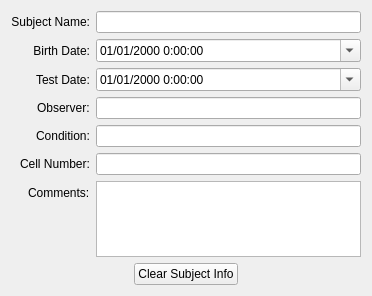
<?xml version="1.0" encoding="UTF-8"?>
<ui version="4.0">
 <class>SubjectInformationWidgetClass</class>
 <widget class="QWidget" name="SubjectInformationWidgetClass">
  <property name="geometry">
   <rect>
    <x>0</x>
    <y>0</y>
    <width>372</width>
    <height>296</height>
   </rect>
  </property>
  <property name="windowTitle">
   <string>SubjectInformationWidget</string>
  </property>
  <layout class="QVBoxLayout" name="verticalLayout">
   <item>
    <layout class="QFormLayout" name="formLayout">
     <property name="labelAlignment">
      <set>Qt::AlignRight|Qt::AlignTrailing|Qt::AlignVCenter</set>
     </property>
     <item row="0" column="0">
      <widget class="QLabel" name="label">
       <property name="text">
        <string>Subject Name:</string>
       </property>
       <property name="alignment">
        <set>Qt::AlignRight|Qt::AlignTrailing|Qt::AlignVCenter</set>
       </property>
      </widget>
     </item>
     <item row="0" column="1">
      <widget class="QLineEdit" name="subjectNameEdit"/>
     </item>
     <item row="1" column="0">
      <widget class="QLabel" name="label_2">
       <property name="text">
        <string>Birth Date:</string>
       </property>
       <property name="alignment">
        <set>Qt::AlignRight|Qt::AlignTrailing|Qt::AlignVCenter</set>
       </property>
      </widget>
     </item>
     <item row="2" column="0">
      <widget class="QLabel" name="label_3">
       <property name="text">
        <string>Test Date:</string>
       </property>
      </widget>
     </item>
     <item row="3" column="0">
      <widget class="QLabel" name="label_4">
       <property name="text">
        <string>Observer:</string>
       </property>
      </widget>
     </item>
     <item row="3" column="1">
      <widget class="QLineEdit" name="observerEdit"/>
     </item>
     <item row="4" column="0">
      <widget class="QLabel" name="label_5">
       <property name="text">
        <string>Condition:</string>
       </property>
      </widget>
     </item>
     <item row="4" column="1">
      <widget class="QLineEdit" name="conditionEdit"/>
     </item>
     <item row="5" column="0">
      <widget class="QLabel" name="label_6">
       <property name="text">
        <string>Cell Number:</string>
       </property>
      </widget>
     </item>
     <item row="5" column="1">
      <widget class="QLineEdit" name="cellNumberEdit"/>
     </item>
     <item row="6" column="0">
      <widget class="QLabel" name="label_7">
       <property name="text">
        <string>Comments:</string>
       </property>
      </widget>
     </item>
     <item row="6" column="1">
      <widget class="QPlainTextEdit" name="commentEdit"/>
     </item>
     <item row="2" column="1">
      <widget class="QDateTimeEdit" name="testDateTimeEdit">
       <property name="displayFormat">
        <string>MM/dd/yyyy H:mm:ss</string>
       </property>
       <property name="calendarPopup">
        <bool>true</bool>
       </property>
      </widget>
     </item>
     <item row="1" column="1">
      <widget class="QDateTimeEdit" name="birthDateTimeEdit">
       <property name="displayFormat">
        <string>MM/dd/yyyy H:mm:ss</string>
       </property>
       <property name="calendarPopup">
        <bool>true</bool>
       </property>
      </widget>
     </item>
    </layout>
   </item>
   <item>
    <layout class="QHBoxLayout" name="horizontalLayout">
     <item>
      <spacer name="horizontalSpacer">
       <property name="orientation">
        <enum>Qt::Horizontal</enum>
       </property>
       <property name="sizeHint" stdset="0">
        <size>
         <width>40</width>
         <height>20</height>
        </size>
       </property>
      </spacer>
     </item>
     <item>
      <widget class="QPushButton" name="pushButton">
       <property name="text">
        <string>Clear Subject Info</string>
       </property>
      </widget>
     </item>
     <item>
      <spacer name="horizontalSpacer_2">
       <property name="orientation">
        <enum>Qt::Horizontal</enum>
       </property>
       <property name="sizeHint" stdset="0">
        <size>
         <width>40</width>
         <height>20</height>
        </size>
       </property>
      </spacer>
     </item>
    </layout>
   </item>
  </layout>
 </widget>
 <layoutdefault spacing="6" margin="11"/>
 <resources/>
 <connections>
  <connection>
   <sender>pushButton</sender>
   <signal>clicked()</signal>
   <receiver>SubjectInformationWidgetClass</receiver>
   <slot>onClearInfo()</slot>
   <hints>
    <hint type="sourcelabel">
     <x>188</x>
     <y>269</y>
    </hint>
    <hint type="destinationlabel">
     <x>46</x>
     <y>251</y>
    </hint>
   </hints>
  </connection>
 </connections>
 <slots>
  <slot>onClearInfo()</slot>
 </slots>
</ui>
